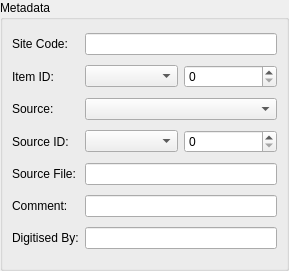
<?xml version="1.0" encoding="UTF-8"?>
<ui version="4.0">
 <class>MetadataWidget</class>
 <widget class="QWidget" name="MetadataWidget">
  <property name="geometry">
   <rect>
    <x>0</x>
    <y>0</y>
    <width>289</width>
    <height>271</height>
   </rect>
  </property>
  <property name="windowTitle">
   <string>Metadata</string>
  </property>
  <layout class="QGridLayout" name="gridLayout_2">
   <property name="margin">
    <number>0</number>
   </property>
   <item row="0" column="0">
    <widget class="QGroupBox" name="metadataGroup">
     <property name="title">
      <string>Metadata</string>
     </property>
     <layout class="QGridLayout" name="gridLayout">
      <item row="0" column="1">
       <widget class="QLineEdit" name="siteEdit">
        <property name="readOnly">
         <bool>false</bool>
        </property>
       </widget>
      </item>
      <item row="4" column="0">
       <widget class="QLabel" name="sourceCodeLabel">
        <property name="text">
         <string>Source:</string>
        </property>
        <property name="buddy">
         <cstring>sourceCodeCombo</cstring>
        </property>
       </widget>
      </item>
      <item row="5" column="0">
       <widget class="QLabel" name="sourceIdLabel">
        <property name="text">
         <string>Source ID:</string>
        </property>
        <property name="buddy">
         <cstring>sourceClassCombo</cstring>
        </property>
       </widget>
      </item>
      <item row="0" column="0">
       <widget class="QLabel" name="siteLabel">
        <property name="text">
         <string>Site Code:</string>
        </property>
        <property name="buddy">
         <cstring>siteEdit</cstring>
        </property>
       </widget>
      </item>
      <item row="6" column="0">
       <widget class="QLabel" name="sourceFileLabel">
        <property name="text">
         <string>Source File:</string>
        </property>
        <property name="buddy">
         <cstring>sourceFileEdit</cstring>
        </property>
       </widget>
      </item>
      <item row="6" column="1">
       <widget class="QLineEdit" name="sourceFileEdit"/>
      </item>
      <item row="4" column="1">
       <widget class="QComboBox" name="sourceCodeCombo"/>
      </item>
      <item row="7" column="0">
       <widget class="QLabel" name="commentLabel">
        <property name="text">
         <string>Comment:</string>
        </property>
        <property name="buddy">
         <cstring>commentEdit</cstring>
        </property>
       </widget>
      </item>
      <item row="1" column="1">
       <layout class="QHBoxLayout" name="horizontalLayout_3">
        <item>
         <widget class="QComboBox" name="classCombo"/>
        </item>
        <item>
         <widget class="QSpinBox" name="idSpin">
          <property name="toolTip">
           <string>Source ID</string>
          </property>
          <property name="maximum">
           <number>99999</number>
          </property>
         </widget>
        </item>
       </layout>
      </item>
      <item row="5" column="1">
       <layout class="QHBoxLayout" name="horizontalLayout_2">
        <item>
         <widget class="QComboBox" name="sourceClassCombo"/>
        </item>
        <item>
         <widget class="QSpinBox" name="sourceIdSpin">
          <property name="toolTip">
           <string>Source ID</string>
          </property>
          <property name="maximum">
           <number>99999</number>
          </property>
         </widget>
        </item>
       </layout>
      </item>
      <item row="1" column="0">
       <widget class="QLabel" name="label">
        <property name="text">
         <string>Item ID:</string>
        </property>
       </widget>
      </item>
      <item row="7" column="1">
       <widget class="QLineEdit" name="commentEdit">
        <property name="readOnly">
         <bool>false</bool>
        </property>
       </widget>
      </item>
      <item row="8" column="0">
       <widget class="QLabel" name="createdByLabel">
        <property name="text">
         <string>Digitised By:</string>
        </property>
        <property name="buddy">
         <cstring>createdByEdit</cstring>
        </property>
       </widget>
      </item>
      <item row="8" column="1">
       <widget class="QLineEdit" name="createdByEdit"/>
      </item>
     </layout>
    </widget>
   </item>
  </layout>
 </widget>
 <tabstops>
  <tabstop>siteEdit</tabstop>
  <tabstop>sourceCodeCombo</tabstop>
  <tabstop>sourceClassCombo</tabstop>
  <tabstop>sourceIdSpin</tabstop>
  <tabstop>sourceFileEdit</tabstop>
 </tabstops>
 <resources/>
 <connections/>
</ui>
